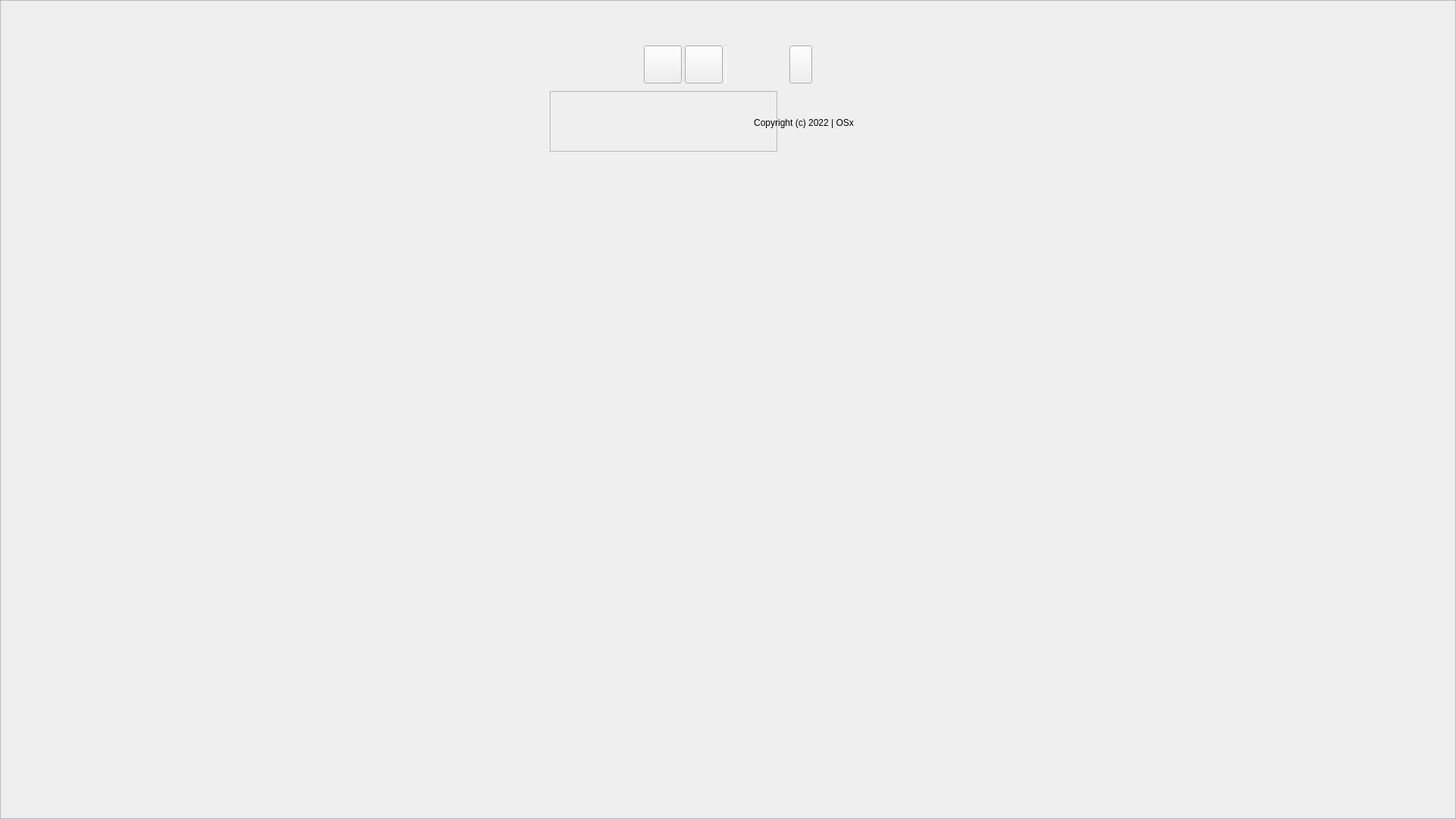
<?xml version="1.0" encoding="UTF-8"?>
<ui version="4.0">
 <class>MainWindow</class>
 <widget class="QWidget" name="MainWindow">
  <property name="geometry">
   <rect>
    <x>0</x>
    <y>0</y>
    <width>1920</width>
    <height>1080</height>
   </rect>
  </property>
  <property name="minimumSize">
   <size>
    <width>1920</width>
    <height>1080</height>
   </size>
  </property>
  <property name="maximumSize">
   <size>
    <width>1920</width>
    <height>1080</height>
   </size>
  </property>
  <widget class="QFrame" name="f_main">
   <property name="geometry">
    <rect>
     <x>0</x>
     <y>0</y>
     <width>1920</width>
     <height>1080</height>
    </rect>
   </property>
   <property name="frameShape">
    <enum>QFrame::StyledPanel</enum>
   </property>
   <property name="frameShadow">
    <enum>QFrame::Raised</enum>
   </property>
   <widget class="QLabel" name="l_back_img">
    <property name="geometry">
     <rect>
      <x>0</x>
      <y>0</y>
      <width>1920</width>
      <height>1080</height>
     </rect>
    </property>
    <property name="scaledContents">
     <bool>true</bool>
    </property>
   </widget>
  </widget>
  <widget class="QFrame" name="f_child">
   <property name="geometry">
    <rect>
     <x>0</x>
     <y>0</y>
     <width>1920</width>
     <height>1080</height>
    </rect>
   </property>
   <widget class="QFrame" name="f_menu">
    <property name="geometry">
     <rect>
      <x>845</x>
      <y>55</y>
      <width>230</width>
      <height>60</height>
     </rect>
    </property>
    <layout class="QHBoxLayout">
     <property name="spacing">
      <number>4</number>
     </property>
     <property name="leftMargin">
      <number>4</number>
     </property>
     <property name="topMargin">
      <number>4</number>
     </property>
     <property name="rightMargin">
      <number>4</number>
     </property>
     <property name="bottomMargin">
      <number>4</number>
     </property>
     <item>
      <widget class="MybtnMixer" name="btn_mixer">
       <property name="minimumSize">
        <size>
         <width>50</width>
         <height>50</height>
        </size>
       </property>
       <property name="maximumSize">
        <size>
         <width>50</width>
         <height>50</height>
        </size>
       </property>
       <property name="icon">
        <iconset>
         <normaloff>:/img/img_2.png</normaloff>:/img/img_2.png</iconset>
       </property>
       <property name="iconSize">
        <size>
         <width>20</width>
         <height>20</height>
        </size>
       </property>
      </widget>
     </item>
     <item>
      <widget class="QPushButton" name="btn_interpreter">
       <property name="minimumSize">
        <size>
         <width>50</width>
         <height>50</height>
        </size>
       </property>
       <property name="maximumSize">
        <size>
         <width>50</width>
         <height>50</height>
        </size>
       </property>
       <property name="icon">
        <iconset>
         <normaloff>:/img/img_1.png</normaloff>:/img/img_1.png</iconset>
       </property>
       <property name="iconSize">
        <size>
         <width>25</width>
         <height>25</height>
        </size>
       </property>
      </widget>
     </item>
     <item>
      <widget class="Line" name="line">
       <property name="sizePolicy">
        <sizepolicy hsizetype="Fixed" vsizetype="Minimum">
         <horstretch>0</horstretch>
         <verstretch>0</verstretch>
        </sizepolicy>
       </property>
       <property name="maximumSize">
        <size>
         <width>1</width>
         <height>52</height>
        </size>
       </property>
       <property name="orientation">
        <enum>Qt::Vertical</enum>
       </property>
      </widget>
     </item>
     <item>
      <widget class="QLabel" name="l_time">
       <property name="font">
        <font>
         <family>Biennale Black</family>
         <pointsize>14</pointsize>
         <stylestrategy>PreferAntialias</stylestrategy>
        </font>
       </property>
       <property name="text">
        <string/>
       </property>
       <property name="alignment">
        <set>Qt::AlignCenter</set>
       </property>
      </widget>
     </item>
     <item>
      <widget class="MybtnSettings" name="btn_settings">
       <property name="minimumSize">
        <size>
         <width>30</width>
         <height>50</height>
        </size>
       </property>
       <property name="maximumSize">
        <size>
         <width>30</width>
         <height>50</height>
        </size>
       </property>
       <property name="icon">
        <iconset>
         <normaloff>:/img/img_3.png</normaloff>:/img/img_3.png</iconset>
       </property>
       <property name="iconSize">
        <size>
         <width>20</width>
         <height>20</height>
        </size>
       </property>
      </widget>
     </item>
    </layout>
   </widget>
   <widget class="AudioWidget" name="AudioWidget">
    <property name="geometry">
     <rect>
      <x>102</x>
      <y>196</y>
      <width>320</width>
      <height>420</height>
     </rect>
    </property>
   </widget>
   <widget class="TranslitWidget" name="TranslitWidget">
    <property name="geometry">
     <rect>
      <x>1216</x>
      <y>260</y>
      <width>505</width>
      <height>255</height>
     </rect>
    </property>
   </widget>
   <widget class="SettingsWidget" name="SettingsWidget">
    <property name="geometry">
     <rect>
      <x>682</x>
      <y>298</y>
      <width>480</width>
      <height>340</height>
     </rect>
    </property>
   </widget>
   <widget class="StatsWidget" name="StatsWidget">
    <property name="geometry">
     <rect>
      <x>0</x>
      <y>1010</y>
      <width>130</width>
      <height>70</height>
     </rect>
    </property>
   </widget>
   <widget class="MusicWidget" name="MusicWidget">
    <property name="geometry">
     <rect>
      <x>725</x>
      <y>120</y>
      <width>300</width>
      <height>80</height>
     </rect>
    </property>
    <property name="frameShape">
     <enum>QFrame::StyledPanel</enum>
    </property>
    <property name="frameShadow">
     <enum>QFrame::Raised</enum>
    </property>
   </widget>
   <widget class="QFrame" name="VersionWidget">
    <property name="geometry">
     <rect>
      <x>960</x>
      <y>120</y>
      <width>200</width>
      <height>60</height>
     </rect>
    </property>
    <layout class="QVBoxLayout" name="verticalLayout">
     <item>
      <widget class="QLabel" name="l_1">
       <property name="text">
        <string/>
       </property>
       <property name="alignment">
        <set>Qt::AlignCenter</set>
       </property>
      </widget>
     </item>
     <item>
      <widget class="QLabel" name="l_2">
       <property name="text">
        <string>Copyright (c) 2022 | OSx</string>
       </property>
       <property name="alignment">
        <set>Qt::AlignCenter</set>
       </property>
      </widget>
     </item>
    </layout>
   </widget>
  </widget>
 </widget>
 <customwidgets>
  <customwidget>
   <class>AudioWidget</class>
   <extends>QFrame</extends>
   <header>widgets.audio_widget.h</header>
   <container>1</container>
  </customwidget>
  <customwidget>
   <class>TranslitWidget</class>
   <extends>QFrame</extends>
   <header>widgets.translit_widget.h</header>
   <container>1</container>
  </customwidget>
  <customwidget>
   <class>SettingsWidget</class>
   <extends>QFrame</extends>
   <header>widgets.settings_widget.h</header>
   <container>1</container>
  </customwidget>
  <customwidget>
   <class>StatsWidget</class>
   <extends>QFrame</extends>
   <header>widgets.stats_widget.h</header>
   <container>1</container>
  </customwidget>
  <customwidget>
   <class>MybtnMixer</class>
   <extends>QPushButton</extends>
   <header>modified_elements.btn_mixer.h</header>
  </customwidget>
  <customwidget>
   <class>MusicWidget</class>
   <extends>QFrame</extends>
   <header>widgets.music_widget.h</header>
   <container>1</container>
  </customwidget>
  <customwidget>
   <class>MybtnSettings</class>
   <extends>QPushButton</extends>
   <header>modified_elements.btn_settings.h</header>
  </customwidget>
 </customwidgets>
 <resources/>
 <connections/>
</ui>
